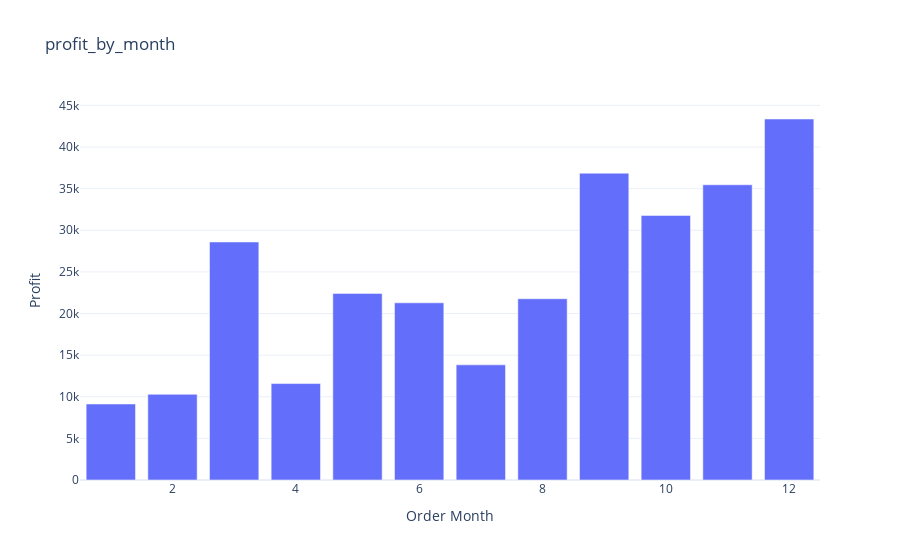

The cell this chart's notebook holds for it:
### Code cell
profit_by_category=df.groupby('Order Month')['Profit'].sum().reset_index()
fig=ex.bar(profit_by_category,x='Order Month',y='Profit',title="profit_by_month")
fig.show()

### Figure 1 — Plotly figure (JSON) as saved in the notebook; plotly's stock layout.template omitted (floating-point values rounded to 4 significant figures)
{"data": [{"alignmentgroup": "True", "hovertemplate": "Order Month=%{x}<br>Profit=%{y}<extra></extra>", "legendgroup": "", "marker": {"color": "#636efa", "pattern": {"shape": ""}}, "name": "", "offsetgroup": "", "orientation": "v", "showlegend": false, "textposition": "auto", "type": "bar", "x": [1, 2, 3, 4, 5, 6, 7, 8, 9, 10, 11, 12], "xaxis": "x", "y": [9134.0, 10290.0, 28590.0, 11590.0, 22410.0, 21290.0, 13830.0, 21780.0, 36860.0, 31780.0, 35470.0, 43370.0], "yaxis": "y"}], "layout": {"barmode": "relative", "legend": {"tracegroupgap": 0}, "title": {"text": "profit_by_month"}, "xaxis": {"anchor": "y", "domain": [0, 1], "title": {"text": "Order Month"}}, "yaxis": {"anchor": "x", "domain": [0, 1], "title": {"text": "Profit"}}}}
